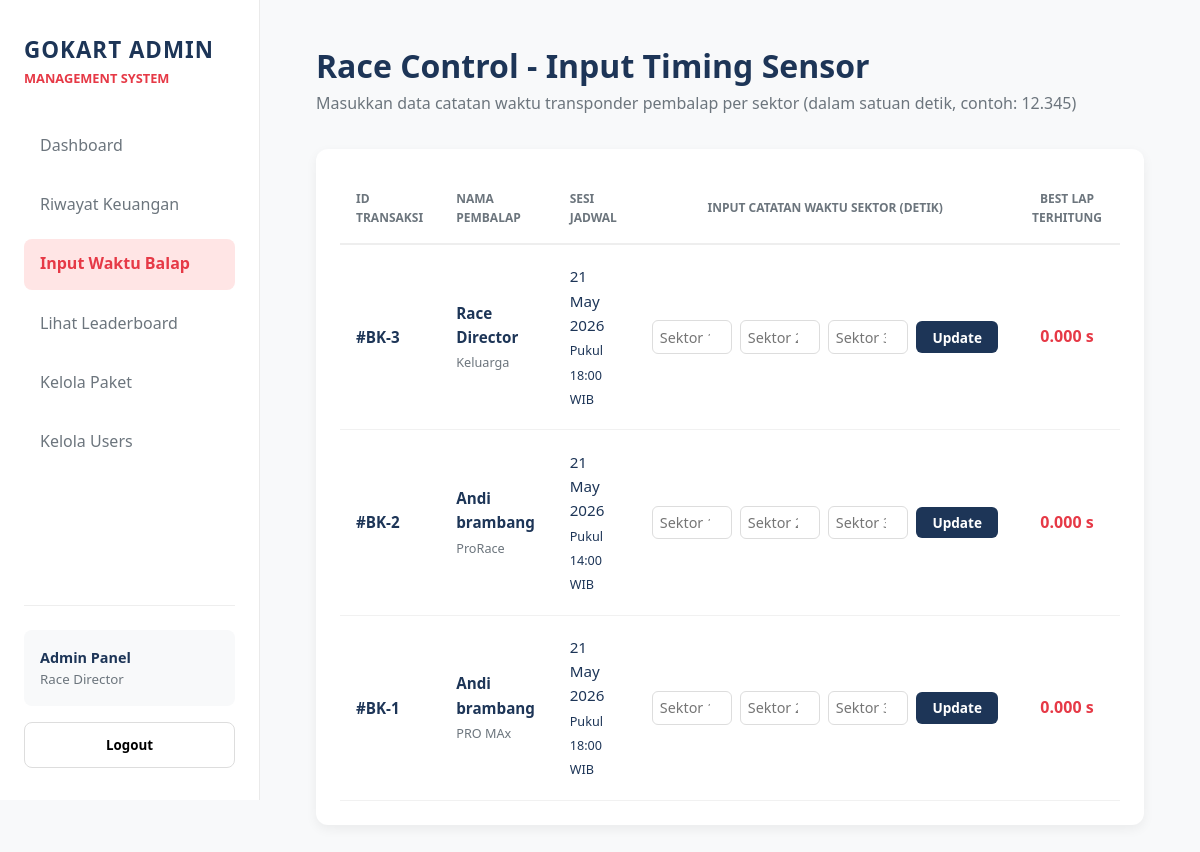
Page /admin/input_waktu.php (signed in) on the earlier database version.
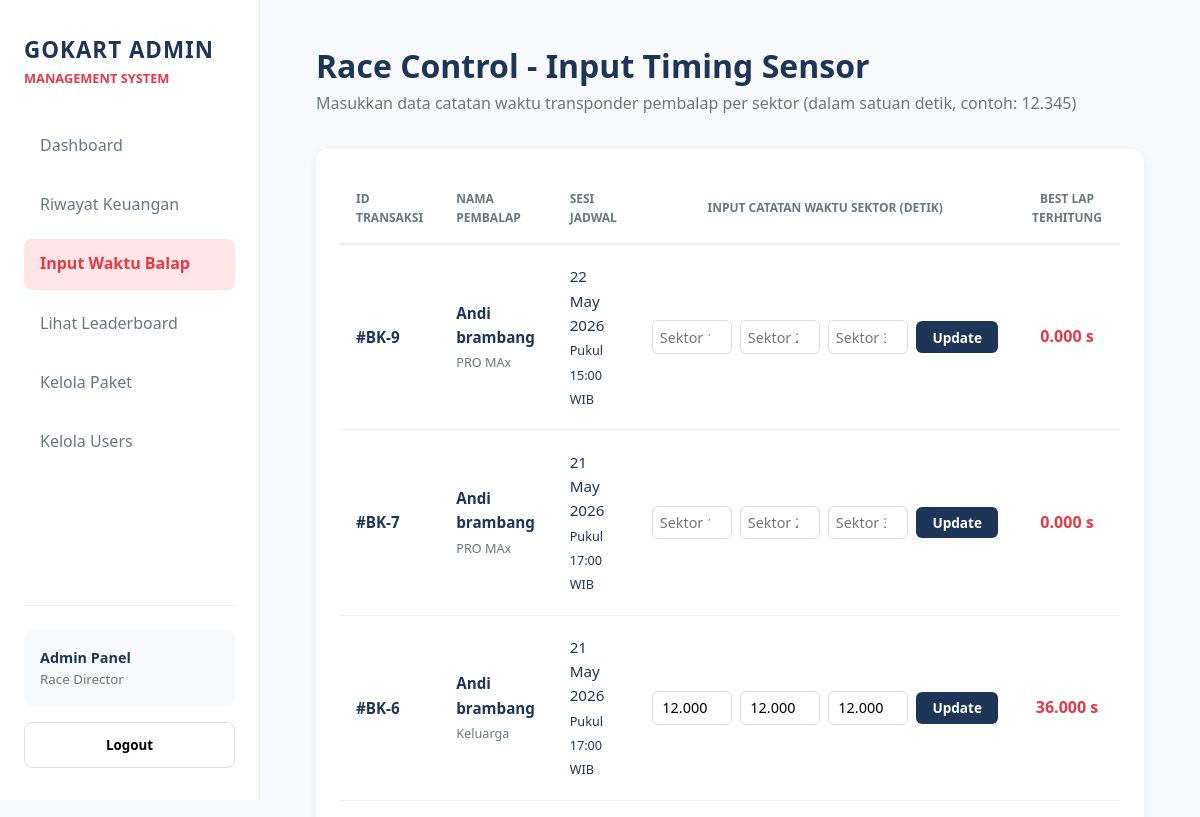
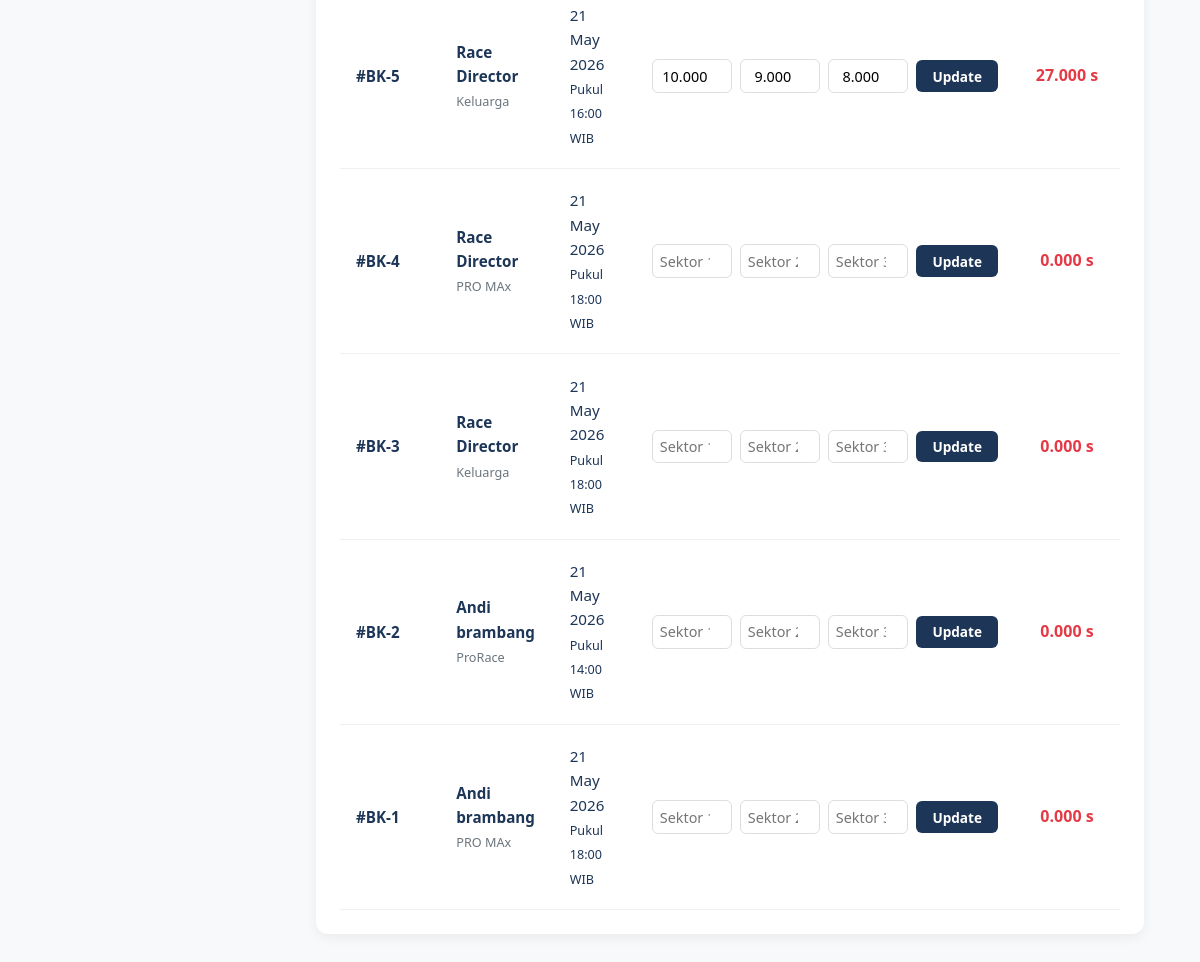
Same page on the later database version (2 pictures, top to bottom).
### tables this page shows
CREATE TABLE `booking` (
  `id` int(11) NOT NULL,
  `user_id` int(11) DEFAULT NULL,
  `paket_id` int(11) DEFAULT NULL,
  `tanggal_booking` date DEFAULT NULL,
  `jam_booking` time DEFAULT NULL,
  `jumlah_orang` int(11) DEFAULT NULL,
  `total_harga` int(11) DEFAULT NULL,
  `bukti_transfer` varchar(255) DEFAULT NULL,
  `status` enum('aktif','selesai','dibatalkan') DEFAULT 'aktif',
  `created_at` timestamp NOT NULL DEFAULT current_timestamp()
);

CREATE TABLE `users` (
  `id` int(11) NOT NULL,
  `nama_lengkap` varchar(100) NOT NULL,
  `nomor_hp` varchar(20) NOT NULL,
  `email` varchar(100) NOT NULL,
  `password` varchar(255) NOT NULL,
  `role` enum('admin','user') DEFAULT 'user',
  `created_at` timestamp NOT NULL DEFAULT current_timestamp(),
  `total_bermain` int(11) DEFAULT 0,
  `best_time` decimal(5,3) DEFAULT 99.999,
  `booking_aktif` int(11) DEFAULT 0
);

CREATE TABLE `paket_bermain` (
  `id` int(11) NOT NULL,
  `nama_paket` varchar(100) DEFAULT NULL,
  `deskripsi` varchar(255) DEFAULT NULL,
  `durasi_menit` int(11) DEFAULT NULL,
  `maksimal_orang` int(11) DEFAULT NULL,
  `harga` int(11) DEFAULT NULL
);

CREATE TABLE `hasil_balapan` (
  `id` int(11) NOT NULL,
  `booking_id` int(11) DEFAULT NULL,
  `user_id` int(11) DEFAULT NULL,
  `sektor_1` decimal(5,3) DEFAULT 99.999,
  `sektor_2` decimal(5,3) DEFAULT 99.999,
  `sektor_3` decimal(5,3) DEFAULT 99.999,
  `total_lap` decimal(5,3) DEFAULT 99.999,
  `created_at` timestamp NOT NULL DEFAULT current_timestamp()
);

### admin/input_waktu.php (the view, shortened to what this page needs)
<?php
require '../koneksi.php';
$balapan_query = mysqli_query($koneksi, "
    SELECT b.id AS booking_id, b.tanggal_booking, b.jam_booking, u.id AS user_id, u.nama_lengkap, p.nama_paket, h.sektor_1, h.sektor_2, h.sektor_3, h.total_lap
    FROM booking b
    INNER JOIN users u ON b.user_id = u.id
    INNER JOIN paket_bermain p ON b.paket_id = p.id
    LEFT JOIN hasil_balapan h ON b.id = h.booking_id
    WHERE b.status = 'selesai'
    ORDER BY b.id DESC
");
?>
<!DOCTYPE html>
<html lang="id">
<head>
    <link rel="stylesheet" href="style-admin.css">
</head>
<body>
    <div class="container">
        <aside class="sidebar">
            <div class="sidebar-top">
                <div class="brand">
                    <h2>GoKart Admin</h2>
                    <p>Management System</p>
                </div>
                <ul class="nav-menu">
                    <li><a href="dashboard.php" class="nav-link"><span>Dashboard</span></a></li>
                    <li><a href="riwayat_keuangan.php" class="nav-link"><span>Riwayat Keuangan</span></a></li>
                    <li><a href="input_waktu.php" class="nav-link active"><span>Input Waktu Balap</span></a></li>
                    <li><a href="leaderboard.php" class="nav-link"><span>Lihat Leaderboard</span></a></li>
                    <li><a href="kelola_paket.php" class="nav-link"><span>Kelola Paket</span></a></li>
                    <li><a href="kelola_users.php" class="nav-link"><span>Kelola Users</span></a></li>
                </ul>
            </div>
            <div class="sidebar-bottom">
                <div class="sidebar-user">
                    <p><strong>Admin Panel</strong></p>
                    <small>Race Director</small>
                </div>
                <button class="logout-btn" onclick="if(confirm('Keluar dari panel admin?')) window.location.href='../logout.php'">
                    <span>Logout</span>
                </button>
            </div>
        </aside>
        <main class="main">
            <header class="header">
                <h1>Race Control - Input Timing Sensor</h1>
                <p>Masukkan data catatan waktu transponder pembalap per sektor (dalam satuan detik, contoh: 12.345)</p>
            </header>
            <section class="card table-container">
                <table class="admin-table">
                    <thead>
                        <tr>
                            <th>ID Transaksi</th>
                            <th>Nama Pembalap</th>
                            <th>Sesi Jadwal</th>
                            <th style="text-align: center;">Input Catatan Waktu Sektor (Detik)</th>
                            <th style="text-align: center;">Best Lap Terhitung</th>
                        </tr>
                    </thead>
                    <tbody>
                        <?php if (mysqli_num_rows($balapan_query) == 0): ?>
                        <tr>
                            <td colspan="5" style="text-align: center; color: var(--gray); padding: 3rem; font-style: italic;">
                                Belum ada pembalap yang status transaksinya lunas hari ini.
                            </td>
                        </tr>
                        <?php else: ?>
                            <?php while ($row = mysqli_fetch_assoc($balapan_query)): ?>
                            <tr>
                                <td><strong>#BK-<?= $row['booking_id']; ?></strong></td>
                                <td>
                                    <strong><?= htmlspecialchars($row['nama_lengkap']); ?></strong><br>
                                    <small style="color: var(--gray);"><?= htmlspecialchars($row['nama_paket']); ?></small>
                                </td>
                                <td>
                                    <?= date('d M Y', strtotime($row['tanggal_booking'])); ?><br>
                                    <small>Pukul <?= date('H:i', strtotime($row['jam_booking'])); ?> WIB</small>
                                </td>
                                <td style="text-align: center;">
                                    <form action="" method="POST" class="form-waktu">
                                        <input type="number" name="sektor_1" step="0.001" min="0" placeholder="Sektor 1" class="input-waktu" value="<?= $row['sektor_1'] != 99.999 ? $row['sektor_1'] : ''; ?>" required>
                                        <input type="number" name="sektor_2" step="0.001" min="0" placeholder="Sektor 2" class="input-waktu" value="<?= $row['sektor_2'] != 99.999 ? $row['sektor_2'] : ''; ?>" required>
                                        <input type="number" name="sektor_3" step="0.001" min="0" placeholder="Sektor 3" class="input-waktu" value="<?= $row['sektor_3'] != 99.999 ? $row['sektor_3'] : ''; ?>" required>
                                        <button type="submit" name="simpan_waktu" class="btn-simpan">Update</button>
                                    </form>
                                </td>
                                <td style="text-align: center;">
                                    <span class="text-total">
                                        <?= $row['total_lap'] != 99.999 ? number_format($row['total_lap'], 3) . " s" : "Belum Balap"; ?>
                                    </span>
                                </td>
                            </tr>
                            <?php endwhile; ?>
                        <?php endif; ?>
                    </tbody>
                </table>
            </section>
        </main>
    </div>
</body>
</html>

### admin/style-admin.css (style rules this page uses)
:root { --primary: #e63946; --primary-light: #ffe5e5; --dark: #1d3557; --light: #f1faee; --gray: #6c757d; --white: #ffffff; --bg-body: #f8f9fa; --shadow: 0 4px 12px rgba(0, 0, 0, 0.06); --transition: all 0.25s ease; --success: #2a9d8f; --success-light: #e6f6f4; --warning: #f4a261; --warning-light: #fef5ed; }
* { margin: 0; padding: 0; box-sizing: border-box; font-family: "Segoe UI", Roboto, sans-serif; }
body { background-color: var(--bg-body); color: var(--dark); line-height: 1.6; }
.container { display: flex; min-height: 100vh; }
.sidebar { width: 260px; background-color: var(--white); display: flex; flex-direction: column; justify-content: space-between; padding: 2rem 1.5rem; border-right: 1px solid #eaeaea; position: fixed; height: 100vh; z-index: 100; }
.brand h2 { color: var(--dark); font-size: 1.4rem; text-transform: uppercase; letter-spacing: 1px; }
.brand p { font-size: 0.8rem; color: var(--primary); font-weight: 700; text-transform: uppercase; }
.nav-menu { list-style: none; margin-top: 2rem; flex-grow: 1; }
.nav-link { text-decoration: none; color: var(--gray); display: block; padding: 0.8rem 1rem; border-radius: 8px; margin-bottom: 0.5rem; transition: var(--transition); }
.nav-link:hover, .nav-link.active { background-color: var(--primary-light); color: var(--primary); font-weight: bold; }
.sidebar-bottom { border-top: 1px solid #eee; padding-top: 1.5rem; }
.sidebar-user { padding: 1rem; background: var(--bg-body); border-radius: 8px; margin-bottom: 1rem; }
.sidebar-user p { font-size: 0.9rem; white-space: nowrap; overflow: hidden; text-overflow: ellipsis; }
.sidebar-user small { color: var(--gray); display: block; }
.logout-btn { width: 100%; padding: 0.8rem; border: 1px solid #ddd; background: none; border-radius: 8px; cursor: pointer; font-weight: 600; transition: var(--transition); }
.main { margin-left: 260px; padding: 2.5rem 3.5rem; width: calc(100% - 260px); }
.header { margin-bottom: 2rem; }
.header h1 { font-size: 2rem; color: var(--dark); }
.header p { color: var(--gray); font-size: 1rem; }
.card { background: var(--white); border-radius: 12px; padding: 1.5rem; box-shadow: var(--shadow); }
.table-container { padding: 1.5rem; }
.admin-table { width: 100%; border-collapse: collapse; }
.admin-table th { padding: 1rem; color: var(--gray); font-weight: 700; text-transform: uppercase; font-size: 0.75rem; border-bottom: 2px solid #eee; text-align: left; }
.admin-table td { padding: 1.2rem 1rem; border-bottom: 1px solid #f1f1f1; vertical-align: middle; font-size: 0.95rem; }

### admin/input_waktu.php (style rules this page uses)
.form-waktu { display: flex; gap: 8px; align-items: center; }
.input-waktu { width: 80px; padding: 0.4rem; border: 1px solid #ddd; border-radius: 6px; text-align: center; font-size: 0.9rem; }
.btn-simpan { padding: 0.4rem 1rem; background-color: #1d3557; color: white; border: none; border-radius: 6px; cursor: pointer; font-weight: 600; font-size: 0.85rem; }
.text-total { font-weight: bold; color: #e63946; font-size: 1rem; }

Differences in the rows shown:
added booking: id "9", user.nama_lengkap "Andi brambang", paket.nama_paket "PRO MAx", tanggal_booking "22 May 2026", jam_booking "15:00", total_lap "0.000"
added booking: id "7", user.nama_lengkap "Andi brambang", paket.nama_paket "PRO MAx", tanggal_booking "21 May 2026", jam_booking "17:00", total_lap "0.000"
added booking: id "6", user.nama_lengkap "Andi brambang", paket.nama_paket "Keluarga", tanggal_booking "21 May 2026", jam_booking "17:00", sektor_1 "12.000", sektor_2 "12.000", sektor_3 "12.000", hasil_balapan.total_lap "36.000"
added booking: id "5", user.nama_lengkap "Race Director", paket.nama_paket "Keluarga", tanggal_booking "21 May 2026", jam_booking "16:00", sektor_1 "10.000", sektor_2 "9.000", sektor_3 "8.000", hasil_balapan.total_lap "27.000"
added booking: id "4", user.nama_lengkap "Race Director", paket.nama_paket "PRO MAx", tanggal_booking "21 May 2026", jam_booking "18:00", total_lap "0.000"
